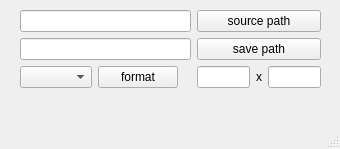
<?xml version="1.0" encoding="UTF-8"?>
<ui version="4.0">
 <class>MainWindow</class>
 <widget class="QMainWindow" name="MainWindow">
  <property name="geometry">
   <rect>
    <x>0</x>
    <y>0</y>
    <width>340</width>
    <height>149</height>
   </rect>
  </property>
  <property name="windowTitle">
   <string>EasyyibiaoFormat - YukiTechSoftware</string>
  </property>
  <widget class="QWidget" name="centralwidget">
   <widget class="QWidget" name="gridLayoutWidget">
    <property name="geometry">
     <rect>
      <x>20</x>
      <y>10</y>
      <width>301</width>
      <height>85</height>
     </rect>
    </property>
    <layout class="QGridLayout" name="gridLayout">
     <property name="sizeConstraint">
      <enum>QLayout::SetMinAndMaxSize</enum>
     </property>
     <item row="2" column="0">
      <layout class="QGridLayout" name="gridLayout_2">
       <item row="0" column="1">
        <widget class="QPushButton" name="format_BTN">
         <property name="text">
          <string>format</string>
         </property>
        </widget>
       </item>
       <item row="0" column="2">
        <widget class="QLabel" name="display_label">
         <property name="text">
          <string/>
         </property>
        </widget>
       </item>
       <item row="0" column="0">
        <widget class="QComboBox" name="formatSelect_box"/>
       </item>
      </layout>
     </item>
     <item row="0" column="1">
      <widget class="QPushButton" name="sourcePath_BTN">
       <property name="text">
        <string>source path</string>
       </property>
      </widget>
     </item>
     <item row="1" column="1">
      <widget class="QPushButton" name="savePath_BTN">
       <property name="text">
        <string>save path</string>
       </property>
      </widget>
     </item>
     <item row="1" column="0">
      <widget class="QLineEdit" name="saveDir_txt"/>
     </item>
     <item row="0" column="0">
      <widget class="QLineEdit" name="soureDir_txt"/>
     </item>
     <item row="2" column="1">
      <layout class="QHBoxLayout" name="imgsize_layout">
       <item>
        <widget class="QLineEdit" name="width_txt"/>
       </item>
       <item>
        <widget class="QLabel" name="label">
         <property name="text">
          <string>x</string>
         </property>
        </widget>
       </item>
       <item>
        <widget class="QLineEdit" name="height_txt"/>
       </item>
      </layout>
     </item>
    </layout>
   </widget>
  </widget>
  <widget class="QMenuBar" name="menubar">
   <property name="geometry">
    <rect>
     <x>0</x>
     <y>0</y>
     <width>340</width>
     <height>23</height>
    </rect>
   </property>
  </widget>
  <widget class="QStatusBar" name="statusbar"/>
 </widget>
 <resources/>
 <connections/>
</ui>
